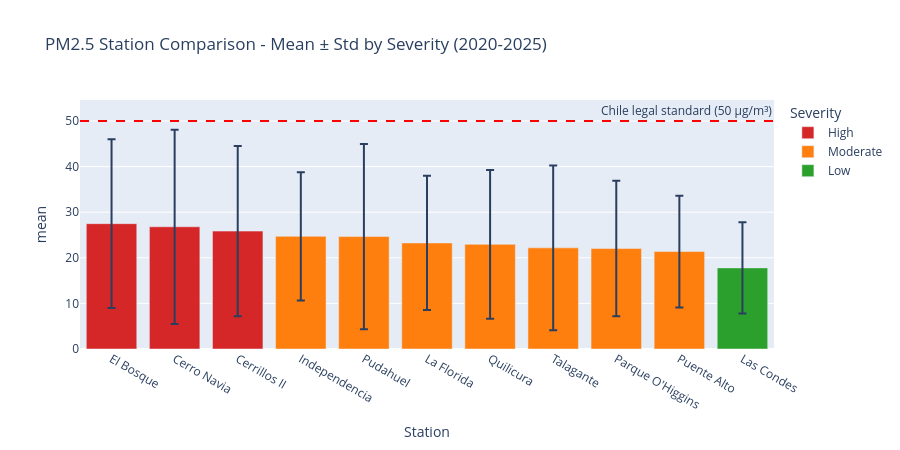

Notebook source saved alongside this figure:
### Code cell
# Severity Graph
fig = px.bar(
    station_stats,
    x= 'station',
    y= 'mean',
    error_y= 'std',
    color= 'severity',
    color_discrete_map= {
        'High': '#d62728',
        'Moderate': '#ff7f0e',
        'Low': '#2ca02c'
    },
    title= 'PM2.5 Station Comparison - Mean ± Std by Severity (2020-2025)',
    labels={
        'station': 'Station',
        'pm25_mean': 'Mean PM2.5 (µg/m³)',
        'severity': 'Severity'
    },
    category_orders= {'severity': ['High', 'Moderate', 'Low']}
)

fig.add_hline(
    y=50,
    line_dash= 'dash',
    line_color= 'red',
    annotation_text= 'Chile legal standard (50 µg/m³)',
    annotation_position= 'top right'
)

fig.update_layout(height= 450)
fig.write_html('../figures/station_comparison_severity.html')
fig.show()

### Figure 1 — Plotly figure (JSON) as saved in the notebook; plotly's stock layout.template omitted (floating-point values rounded to 4 significant figures)
{"data": [{"error_y": {"array": [18.51, 21.29, 18.67]}, "hovertemplate": "Severity=High<br>Station=%{x}<br>mean=%{y}<extra></extra>", "legendgroup": "High", "marker": {"color": "#d62728", "pattern": {"shape": ""}}, "name": "High", "orientation": "v", "showlegend": true, "textposition": "auto", "type": "bar", "x": ["El Bosque", "Cerro Navia", "Cerrillos II"], "xaxis": "x", "y": [27.48, 26.8, 25.85], "yaxis": "y"}, {"error_y": {"array": [14.08, 20.31, 14.71, 16.33, 18.08, 14.87, 12.25]}, "hovertemplate": "Severity=Moderate<br>Station=%{x}<br>mean=%{y}<extra></extra>", "legendgroup": "Moderate", "marker": {"color": "#ff7f0e", "pattern": {"shape": ""}}, "name": "Moderate", "orientation": "v", "showlegend": true, "textposition": "auto", "type": "bar", "x": ["Independencia", "Pudahuel", "La Florida", "Quilicura", "Talagante", "Parque O'Higgins", "Puente Alto"], "xaxis": "x", "y": [24.7, 24.65, 23.26, 22.95, 22.18, 22.03, 21.37], "yaxis": "y"}, {"error_y": {"array": [10.01]}, "hovertemplate": "Severity=Low<br>Station=%{x}<br>mean=%{y}<extra></extra>", "legendgroup": "Low", "marker": {"color": "#2ca02c", "pattern": {"shape": ""}}, "name": "Low", "orientation": "v", "showlegend": true, "textposition": "auto", "type": "bar", "x": ["Las Condes"], "xaxis": "x", "y": [17.79], "yaxis": "y"}], "layout": {"annotations": [{"showarrow": false, "text": "Chile legal standard (50 µg/m³)", "x": 1, "xanchor": "right", "xref": "x domain", "y": 50, "yanchor": "bottom", "yref": "y"}], "barmode": "relative", "height": 450, "legend": {"title": {"text": "Severity"}, "tracegroupgap": 0}, "shapes": [{"line": {"color": "red", "dash": "dash"}, "type": "line", "x0": 0, "x1": 1, "xref": "x domain", "y0": 50, "y1": 50, "yref": "y"}], "title": {"text": "PM2.5 Station Comparison - Mean ± Std by Severity (2020-2025)"}, "xaxis": {"anchor": "y", "domain": [0, 1], "title": {"text": "Station"}}, "yaxis": {"anchor": "x", "domain": [0, 1], "title": {"text": "mean"}}}}
